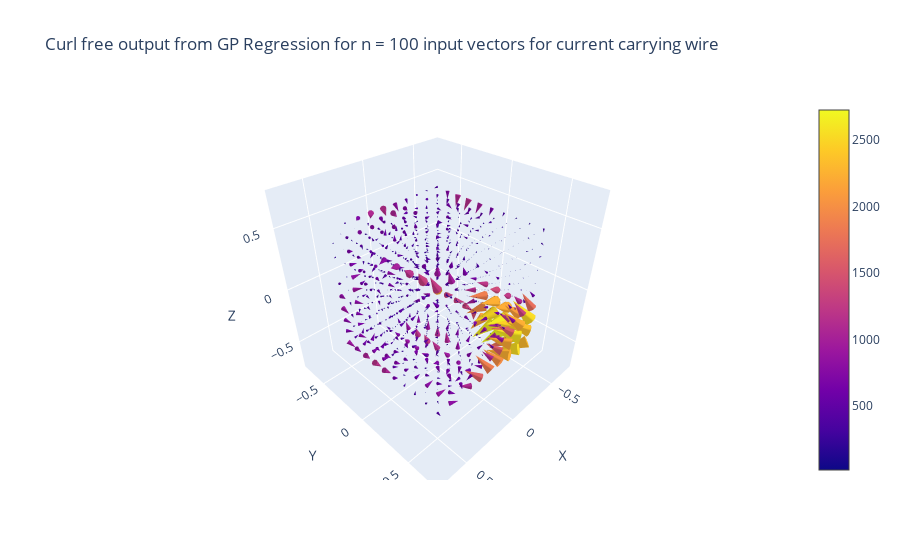

The notebook cell this image was saved under:
### Code cell
plotter(outputs_wire_curl_free, 
        title = f'Curl free output from GP Regression for n = {given_samples_wire} input vectors for current carrying wire')

### Figure 1 — Plotly figure (JSON) as saved in the notebook; plotly's stock layout.template omitted (floating-point values rounded to 4 significant figures; data arrays with more than 128 entries replaced by an {"elided": "..."} marker saying what was removed)
{"data": [{"anchor": "tail", "sizemode": "scaled", "sizeref": 2, "type": "cone", "u": {"elided": "1000 float values"}, "v": {"elided": "1000 float values"}, "w": {"elided": "1000 float values"}, "x": {"elided": "1000 float values"}, "y": {"elided": "1000 float values"}, "z": {"elided": "1000 float values"}}], "layout": {"scene": {"xaxis": {"title": {"text": "X"}}, "yaxis": {"title": {"text": "Y"}}, "zaxis": {"title": {"text": "Z"}}}, "title": {"text": "Curl free output from GP Regression for n = 100 input vectors for current carrying wire"}}}
